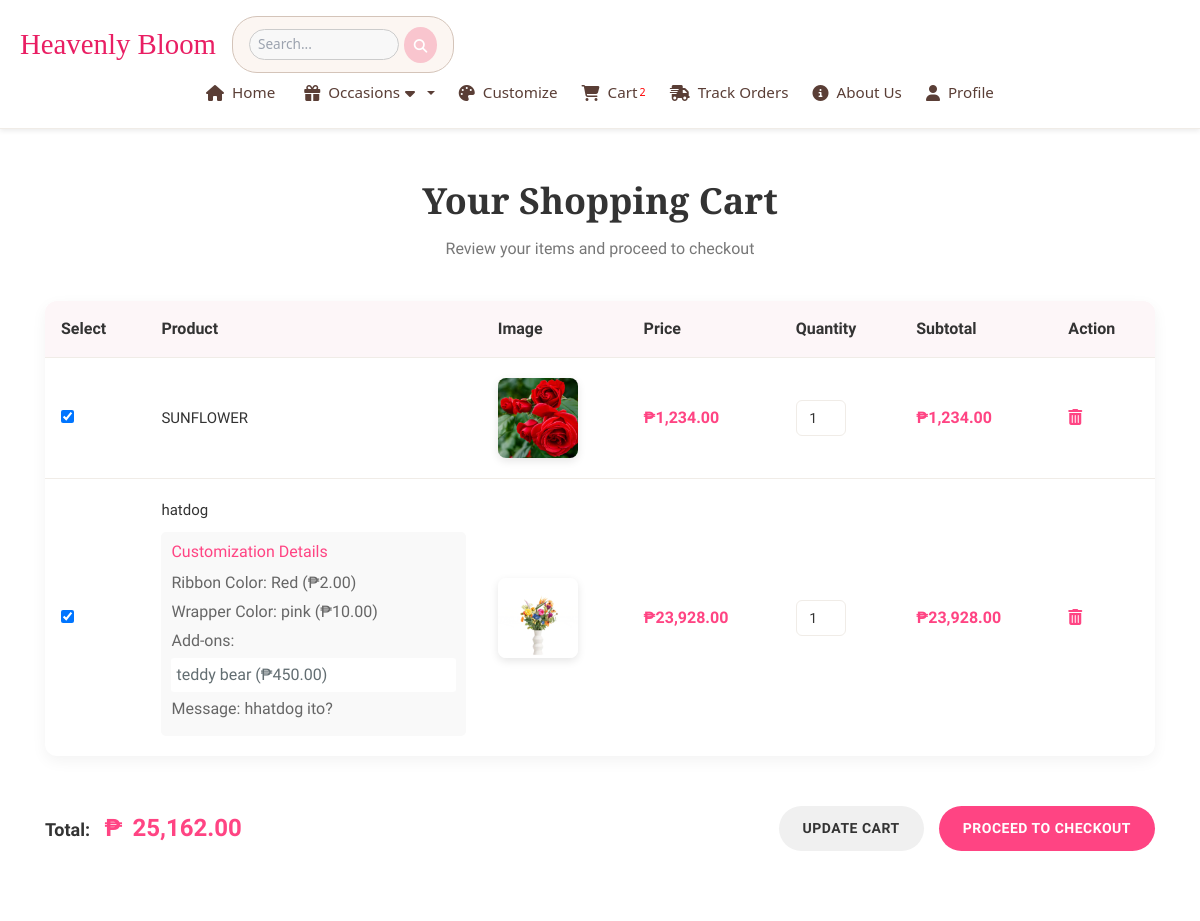
The page /cart.php (signed in) on the database as committed earlier.
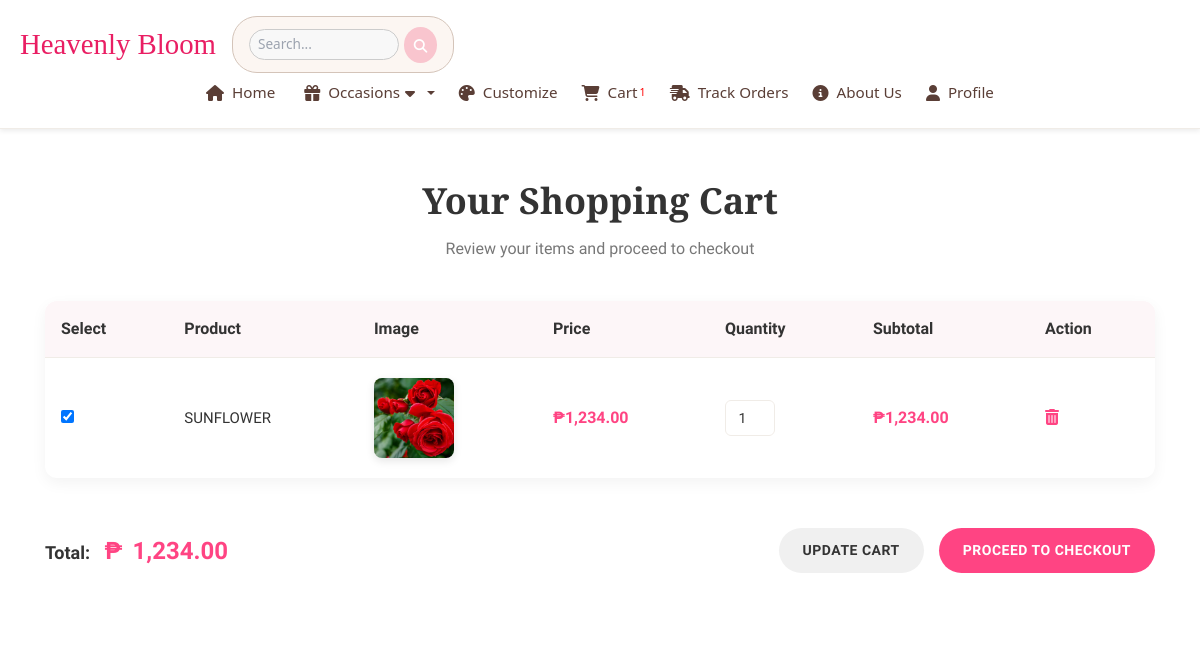
The same page on the database as committed later.
### tables this page shows
CREATE TABLE `cart` (
  `cart_id` int(11) NOT NULL,
  `user_id` int(11) NOT NULL,
  `product_id` int(11) NOT NULL,
  `product_name` varchar(255) NOT NULL,
  `product_price` decimal(10,2) NOT NULL,
  `product_image` varchar(255) DEFAULT NULL,
  `quantity` int(11) DEFAULT 1,
  `added_at` timestamp NOT NULL DEFAULT current_timestamp(),
  `is_customized` tinyint(1) DEFAULT 0,
  `ribbon_color_id` int(11) DEFAULT NULL,
  `ribbon_color_name` varchar(255) DEFAULT NULL,
  `ribbon_color_price` decimal(10,2) DEFAULT NULL,
  `wrapper_color_id` int(11) DEFAULT NULL,
  `wrapper_color_name` varchar(255) DEFAULT NULL,
  `wrapper_color_price` decimal(10,2) DEFAULT NULL,
  `customer_message` text DEFAULT NULL,
  `addons` longtext DEFAULT NULL CHECK (json_valid(`addons`))
);

### cart.php (the view, shortened to what this page needs)
<?php
include 'db_connection.php';
$userId = $_SESSION['user_id'];
$stmt = $conn->prepare("SELECT product_id, product_name, product_image, product_price, quantity, is_customized,
    ribbon_color_id, ribbon_color_name, ribbon_color_price,
    wrapper_color_id, wrapper_color_name, wrapper_color_price,
    customer_message, addons
    FROM cart
    WHERE user_id = ?
");
$stmt->bind_param("i", $userId);
$stmt->execute();
$result = $stmt->get_result();
$cartItems = [];
$total = 0;
while ($row = $result->fetch_assoc()) {
    $row['subtotal'] = $row['product_price'] * $row['quantity'];
    $total += $row['subtotal'];
    $cartItems[] = $row;
}
?>
<!DOCTYPE html>
<html lang="en">
<head>
    <link rel="stylesheet" href="https://cdnjs.cloudflare.com/ajax/libs/font-awesome/6.5.0/css/all.min.css">
    <link rel="stylesheet" type="text/css" href="assets/css/bootstrap.min.css">
    <link rel="stylesheet" type="text/css" href="assets/css/font-awesome.css">
    <link rel="stylesheet" href="assets/css/templatemo-softy-pinko.css">
    <link rel="stylesheet" href="home.css">
</head>
<body>
    <?php include 'navi.php'; ?>
    <section class="cart-section">
        <div class="cart-container">
            <div class="section-heading">
                <h2>Your Shopping Cart</h2>
                <p>Review your items and proceed to checkout</p>
            </div>
            <form method="POST" action="cart.php" id="cart-form">
                <?php if (empty($cartItems)): ?>
                    <div class="empty-cart">
                        <div class="empty-cart-icon">
                            <i class="fas fa-shopping-cart"></i>
                        </div>
                        <p class="empty-cart-message">Your cart is currently empty. Perhaps some beautiful blooms are calling your name?</p>
                        <a href="homepage.php" class="continue-shopping-btn">Continue Shopping</a>
                    </div>
                <?php else: ?>
                    <table class="cart-table">
                        <thead>
                            <tr>
                                <th>Select</th>
                                <th>Product</th>
                                <th>Image</th>
                                <th>Price</th>
                                <th>Quantity</th>
                                <th>Subtotal</th>
                                <th>Action</th>
                            </tr>
                        </thead>
                        <tbody>
                            <?php foreach ($cartItems as $item): ?>
                                <tr>
                                    <td data-label="Select">
                                        <input type="checkbox" name="selected_items[]" value="<?= $item['product_id'] ?>" checked>
                                    </td>
                                    <td data-label="Product">
                                        <div class="product-info">
                                            <div class="product-name"><?= htmlspecialchars($item['product_name']) ?></div>
                                            <?php if ($item['is_customized']): ?>
                                                <div class="customization-details">
                                                    <h4>Customization Details</h4>
                                                    <?php if ($item['ribbon_color_name']): ?>
                                                        <p>Ribbon Color: <?= htmlspecialchars($item['ribbon_color_name']) ?>
                                                            (₱<?= number_format($item['ribbon_color_price'], 2) ?>)</p>
                                                    <?php endif; ?>
                                                    <?php if ($item['wrapper_color_name']): ?>
                                                        <p>Wrapper Color: <?= htmlspecialchars($item['wrapper_color_name']) ?>
                                                            (₱<?= number_format($item['wrapper_color_price'], 2) ?>)</p>
                                                    <?php endif; ?>
                                                    <?php if ($item['addons']): ?>
                                                        <p>Add-ons:</p>
                                                        <ul class="addons-list">
                                                            <?php
                                                            $addons = json_decode($item['addons'], true);
                                                            if ($addons) {
                                                                foreach ($addons as $addon) {
                                                                    echo '<li>' . htmlspecialchars($addon['name']) . ' (₱' . number_format($addon['price'], 2) . ')</li>';
                                                                }
                                                            }
                                                            ?>
                                                        </ul>
                                                    <?php endif; ?>
                                                    <?php if ($item['customer_message']): ?>
                                                        <p>Message: <?= htmlspecialchars($item['customer_message']) ?></p>
                                                    <?php endif; ?>
                                                </div>
                                            <?php endif; ?>
                                        </div>
                                    </td>
                                    <td data-label="Image" class="product-image">
                                        <img src="uploads/<?= htmlspecialchars($item['product_image']) ?>" alt="<?= htmlspecialchars($item['product_name']) ?>">
                                    </td>
                                    <td data-label="Price" class="product-price">₱<?= number_format($item['product_price'], 2) ?></td>
                                    <td data-label="Quantity" class="product-quantity">
                                        <div class="quantity-input">
                                            <input type="number" name="quantities[<?= $item['product_id'] ?>]" value="<?= $item['quantity'] ?>" min="1">
                                        </div>
                                    </td>
                                    <td data-label="Subtotal" class="product-subtotal">₱<?= number_format($item['subtotal'], 2) ?></td>
                                    <td data-label="Action">
                                        <button type="button" class="remove-btn" onclick="removeItem(<?= $item['product_id'] ?>)">
                                            <i class="fas fa-trash-alt"></i>
                                        </button>
                                    </td>
                                </tr>
                            <?php endforeach; ?>
                        </tbody>
                    </table>
                    <div class="cart-actions">
                        <div class="cart-total">
                            Total: <span>₱<span id="selected-total"><?= number_format($total, 2) ?></span></span>
                        </div>
                        <div class="cart-buttons">
                            <button type="submit" name="update_cart" class="update-cart-btn">Update Cart</button>
                            <button type="button" class="checkout-btn" onclick="proceedToCheckout()">Proceed to Checkout</button>
                        </div>
                    </div>
                <?php endif; ?>
            </form>
        </div>
    </section>
</body>
</html>

### navi.php (shortened to what this page needs)
<?php
include 'db_connection.php';
$userId = isset($_SESSION['user_id']) ? $_SESSION['user_id'] : 0;
$cartCount = 0;
if ($userId > 0) {
    $cartQuery = "SELECT SUM(quantity) AS total_quantity FROM cart WHERE user_id = $userId";
    $cartResult = $conn->query($cartQuery);
    if ($cartResult && $row = $cartResult->fetch_assoc()) {
        $cartCount = $row['total_quantity'];
    }
}
?>
<!DOCTYPE html>
<html lang="en">
<head>
    <link rel="stylesheet" href="https://cdnjs.cloudflare.com/ajax/libs/font-awesome/6.5.0/css/all.min.css">
</head>
<body>
    <nav>
        <div class="left-section">
            <div class="logo">Heavenly Bloom</div>
            <div class="search-container">
                <form action="search_results.php" method="GET" style="display: flex; align-items: center;">
                    <input
                        type="text"
                        name="search_query"
                        placeholder="Search..."
                        style="padding: 4px 8px; border-radius: 20px; border: 1px solid #ccc; outline: none; width: 150px; font-size: 0.85rem; background-color: #f8f8f8; color: #555;"
                    >
                    <button type="submit" style="background-color: #f9c5ce; border-radius: 50%; padding: 6px 10px; border: none; cursor: pointer;">
                        <i class="fas fa-search"></i>
                    </button>
                </form>
            </div>
        </div>
        <div class="center-nav">
            <div class="nav-links">
                <a href="homepage.php">
                    <i class="fas fa-home"></i> Home
                </a>
                <div class="dropdown">
                    <a href="#" class="dropdown-toggle" onclick="toggleDropdown(event)">
                        <i class="fas fa-gift"></i> Occasions
                        <i class="fas fa-caret-down"></i>
                    </a>
                </div>
                <a href="#customized-products-section" class="customize-link">
                    <i class="fas fa-palette"></i> Customize
                </a>
                <a href="cart.php" class="cart-link">
                    <i class="fas fa-shopping-cart"></i> Cart <span><?= $cartCount ?></span>
                </a>
                <a href="trackorders.php">
                    <i class="fas fa-shipping-fast"></i> Track Orders
                </a>
                <a href="about.php">
                    <i class="fas fa-info-circle"></i> About Us
                </a>
                <a href="profile.php">
                    <i class="fas fa-user"></i> Profile
                </a>
            </div>
        </div>
    </nav>
</body>
</html>

### assets/css/templatemo-softy-pinko.css (style rules this page uses)
html, body, div, span, applet, object, iframe, h1, h2, h3, h4, h5, h6, p, blockquote, div pre, a, abbr, acronym, address, big, cite, code, del, dfn, em, font, img, ins, kbd, q, s, samp, small, strike, strong, sub, sup, tt, var, b, u, i, center, dl, dt, dd, ol, ul, li, figure, header, nav, section, article, aside, footer, figcaption { margin: 0; padding: 0; border: 0; outline: 0; }
header, nav, section, article, aside, footer, hgroup { display: block; }
* { box-sizing: border-box; }
html, body { font-family: "Raleway", sans-serif; font-weight: 400; background-color: #fff; font-size: 16px; -ms-text-size-adjust: 100%; -webkit-font-smoothing: antialiased; -moz-osx-font-smoothing: grayscale; }
a { text-decoration: none !important; }
h1, h2, h3, h4, h5, h6 { margin-top: 0px; margin-bottom: 0px; }
html, body { background: #fff; font-family: "Raleway", sans-serif; }
ul, li { padding: 0; margin: 0; list-style: none; }
ul { margin-bottom: 0px; }

### home.css (style rules this page uses)
.product-price { @apply text-2xl font-bold text-pink-600 p-4; }

### cart.php (style rules this page uses)
body { font-family: 'Raleway', sans-serif; background-color: #fff; color: #636e72; margin: 0; padding: 0; }
.cart-section { padding: 50px 0; background-color: #fff; }
.cart-container { max-width: 1140px; margin: 0 auto; padding: 0 15px; }
.section-heading { margin-bottom: 40px; text-align: center; }
.section-heading h2 { font-family: 'Playfair Display', serif; font-size: 36px; color: #333; margin-bottom: 15px; font-weight: 600; }
.section-heading p { color: #777; font-size: 16px; }
.cart-table { width: 100%; background-color: #fff; border-radius: 12px; overflow: hidden; box-shadow: 0 5px 15px rgba(0, 0, 0, 0.05); margin-bottom: 30px; }
.cart-table thead { background-color: #fdf6f8; }
.cart-table th { padding: 16px; text-align: left; color: #333; font-weight: 600; border-bottom: 1px solid #f0ece7; }
.cart-table td { padding: 20px 16px; border-bottom: 1px solid #f0ece7; vertical-align: middle; }
.cart-table tr:last-child td { border-bottom: none; }
.product-image img { width: 80px; height: 80px; object-fit: cover; border-radius: 8px; box-shadow: 0 3px 8px rgba(0, 0, 0, 0.1); }
.product-name { font-weight: 500; color: #333; font-size: 15px; }
.product-price, .product-subtotal { font-weight: 600; color: #ff4483; }
.quantity-input { display: flex; align-items: center; max-width: 100px; }
.quantity-input input { width: 50px; height: 36px; border: 1px solid #f0ece7; border-radius: 6px; text-align: center; font-size: 14px; color: #333; padding: 0 5px; }
.remove-btn { background-color: transparent; color: #ff4483; border: none; cursor: pointer; font-size: 16px; transition: all 0.3s ease; }
.cart-actions { display: flex; justify-content: space-between; align-items: center; flex-wrap: wrap; padding: 20px 0; }
.cart-total { font-size: 18px; color: #333; font-weight: 600; }
.cart-total span { color: #ff4483; font-size: 24px; margin-left: 10px; }
.cart-buttons { display: flex; gap: 15px; }
.update-cart-btn, .checkout-btn { padding: 12px 24px; border-radius: 30px; font-weight: 600; font-size: 14px; text-transform: uppercase; letter-spacing: 0.5px; cursor: pointer; transition: all 0.3s ease; border: none; }
.update-cart-btn { background-color: #f0f0f0; color: #333; }
.checkout-btn { background-color: #ff4483; color: white; }
.customization-details { margin-top: 10px; padding: 10px; background-color: #f9f9f9; border-radius: 5px; }
.customization-details h4 { color: #ff4483; margin-bottom: 10px; }
.customization-details p { margin: 5px 0; color: #666; }
.addons-list { list-style: none; padding-left: 0; }
.addons-list li { margin-bottom: 5px; padding: 5px; background-color: #fff; border-radius: 3px; }

Rows that differ between the two databases and show on the page:
removed cart: product_name "hatdog", ribbon_color_name "Red", ribbon_color_price "2.00", wrapper_color_name "pink", wrapper_color_price "10.00", name "teddy bear", price "450.00", customer_message "hhatdog ito?", product_image (picture), product_price "23,928.00", quantity "1", subtotal "23,928.00"
Other text that changed with them:
$cartCount: "2" → "1"
$total: "25,162.00" → "1,234.00"
